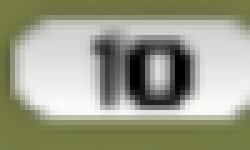
#> input picture level_crops/level_00_center_531_369.png, 50 x 30 px, found by its file name (shown 5 times larger)
$ python create_crop_comparison_visuals.py
#> lines starting #> are read from the running program, lines starting #| are printed output that depends on the picture; after the words box and inside, x2 and y2 are one past the last pixel; in counts of white or black regions, pixels touching at a corner belong together
#!/usr/bin/env python3
# -*- coding: utf-8 -*-

import cv2
import numpy as np
import os

crops = [
    ("level_crops/level_00_center_531_369.png", 531, 369),
    ("level_crops/level_01_center_91_1310.png", 91, 1310),
    ("level_crops/level_02_center_1982_190.png", 1982, 190),
    ("level_crops/level_03_center_1422_265.png", 1422, 265),
    ("level_crops/level_04_center_87_1394.png", 87, 1394),
]

os.chdir(r"C:\Users\mail\xclash")

# Create a visual comparison showing what needs to be captured
for crop_path, cx, cy in crops:
    img = cv2.imread(crop_path)
#> img is the input picture: shape (30, 50, 3); mean B, G, R 135.8, 156.8, 154.9
    if img is None:
        continue

    h, w = img.shape[:2]
#> h = 30; w = 50
    filename = os.path.basename(crop_path)

    # Create visualization showing the problem and solution
    # We'll make a tall image showing current vs needed bounds

    # Visualization height = what we need to capture (50px) + some padding
    vis_height = 80
    vis_width = 100

    vis = np.ones((vis_height, vis_width, 3), dtype=np.uint8) * 255  # White background

    # Draw center line (red)
    center_y = 40
    cv2.line(vis, (0, center_y), (vis_width, center_y), (0, 0, 255), 1)

    # Current crop bounds (blue)
    current_top = 15
    current_bottom = current_top + h
#> current_bottom = 45
    cv2.rectangle(vis, (10, current_top), (90, current_bottom), (255, 0, 0), 2)
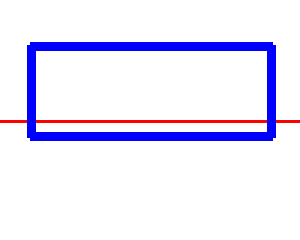
#> vis: shape (80, 100, 3) (shown 3 times larger); mean of channels 0, 1, 2 252, 231.1, 234.1; drawn as B, G, R
    cv2.putText(vis, f"Current: {h}px", (5, current_top-3), cv2.FONT_HERSHEY_SIMPLEX, 0.3, (255, 0, 0), 1)

    # Recommended bounds (green)
    recommended_top = 5
    recommended_bottom = recommended_top + 50
    cv2.rectangle(vis, (10, recommended_top), (90, recommended_bottom), (0, 255, 0), 2)
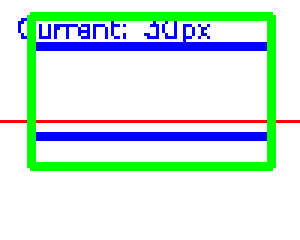
#> vis: shape (80, 100, 3) (shown 3 times larger); mean of channels 0, 1, 2 227.3, 233.3, 211.5; drawn as B, G, R
    cv2.putText(vis, f"Recommended: 50px", (5, recommended_top-3), cv2.FONT_HERSHEY_SIMPLEX, 0.3, (0, 255, 0), 1)
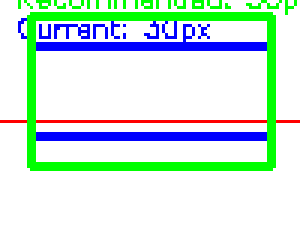
#> vis: shape (80, 100, 3) (shown 3 times larger); 1.44% of pixels changed, all inside (x1, y1, x2, y2) = (6, 0, 99, 5); drawn as B, G, R

    # Draw missing space if applicable (in red)
    if h < 25:
        missing = 25 - h
        cv2.rectangle(vis, (10, current_bottom), (90, current_bottom + missing), (0, 0, 255), 2)
        cv2.putText(vis, f"Missing: {missing}px", (5, current_bottom + missing + 10),
                   cv2.FONT_HERSHEY_SIMPLEX, 0.3, (0, 0, 255), 1)

    # Save visualization
    output_name = f"vis_{filename}"
    cv2.imwrite(output_name, vis)
    print(f"Created: {output_name}")

print("\nVisualizations created!")
print("\nTo view results, open the generated 'vis_level_*.png' files")
print("\nColor coding:")
print("  BLUE   = Current crop (may be truncated)")
print("  GREEN  = Recommended crop (50px safe zone)")
print("  RED    = Missing pixels (only for level_04)")
